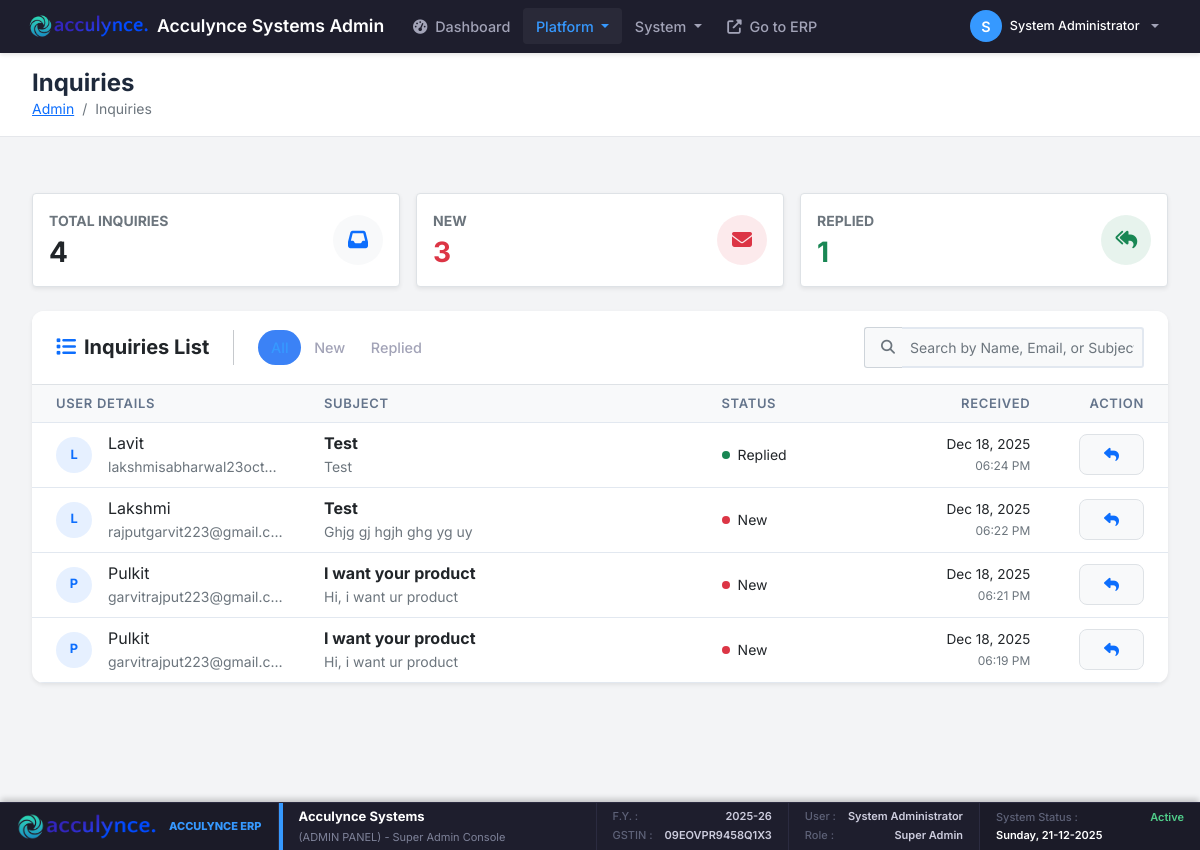
Page /modules/admin/inquiries.php (signed in) on the committed database.
### tables this page shows
CREATE TABLE `company_settings` (
  `id` int(11) NOT NULL,
  `company_name` varchar(200) NOT NULL,
  `industry_type` varchar(100) DEFAULT NULL,
  `business_type` varchar(100) DEFAULT NULL,
  `app_name` varchar(100) DEFAULT NULL,
  `theme_color` varchar(20) DEFAULT '#3b82f6',
  `address_line1` varchar(200) DEFAULT NULL,
  `address_line2` varchar(200) DEFAULT NULL,
  `city` varchar(100) DEFAULT NULL,
  `state` varchar(100) DEFAULT NULL,
  `country` varchar(100) DEFAULT 'India',
  `postal_code` varchar(20) DEFAULT NULL,
  `phone` varchar(20) DEFAULT NULL,
  `email` varchar(100) DEFAULT NULL,
  `website` varchar(100) DEFAULT NULL,
  `gstin` varchar(20) DEFAULT NULL,
  `pan` varchar(20) DEFAULT NULL,
  `bank_name` varchar(100) DEFAULT NULL,
  `bank_account_number` varchar(50) DEFAULT NULL,
  `bank_ifsc` varchar(20) DEFAULT NULL,
  `bank_branch` varchar(100) DEFAULT NULL,
  `bank_account_holder` varchar(200) DEFAULT NULL,
  `logo_path` varchar(255) DEFAULT NULL,
  `terms_conditions` text DEFAULT NULL,
  `created_at` timestamp NOT NULL DEFAULT current_timestamp(),
  `updated_at` timestamp NOT NULL DEFAULT current_timestamp() ON UPDATE current_timestamp(),
  `financial_year_start` int(11) DEFAULT 4 COMMENT 'Month number (1-12) when financial year starts',
  `currency_code` varchar(10) DEFAULT 'INR',
  `currency_symbol` varchar(10) DEFAULT '₹',
  `date_format` varchar(20) DEFAULT 'd-m-Y',
  `timezone` varchar(50) DEFAULT 'Asia/Kolkata',
  `invoice_prefix` varchar(20) DEFAULT 'INV',
  `quotation_prefix` varchar(20) DEFAULT 'QT',
  `invoice_footer` text DEFAULT NULL COMMENT 'Footer text for invoices',
  `company_registration_number` varchar(100) DEFAULT NULL,
  `tax_registration_date` date DEFAULT NULL,
  `linkedin_url` varchar(255) DEFAULT NULL,
  `facebook_url` varchar(255) DEFAULT NULL,
  `twitter_url` varchar(255) DEFAULT NULL,
  `instagram_url` varchar(255) DEFAULT NULL,
  `smtp_host` varchar(100) DEFAULT NULL,
  `smtp_port` int(11) DEFAULT 587,
  `smtp_username` varchar(100) DEFAULT NULL,
  `smtp_password` varchar(255) DEFAULT NULL,
  `smtp_encryption` varchar(10) DEFAULT 'tls',
  `email_from_name` varchar(100) DEFAULT NULL,
  `email_from_address` varchar(100) DEFAULT NULL,
  `enable_email_notifications` tinyint(1) DEFAULT 1,
  `invoice_due_days` int(11) DEFAULT 30 COMMENT 'Default payment terms in days',
  `low_stock_threshold` int(11) DEFAULT 10,
  `enable_multi_currency` tinyint(1) DEFAULT 0,
  `enable_barcode` tinyint(1) DEFAULT 1,
  `backup_frequency` varchar(20) DEFAULT 'daily',
  `last_backup_date` datetime DEFAULT NULL,
  `print_logo_on_invoice` tinyint(1) DEFAULT 1,
  `is_gst_registered` tinyint(1) DEFAULT 0,
  `enable_einvoicing` tinyint(1) DEFAULT 0
);

CREATE TABLE `contact_requests` (
  `id` int(11) NOT NULL,
  `name` varchar(100) NOT NULL,
  `email` varchar(100) NOT NULL,
  `subject` varchar(255) NOT NULL,
  `message` text NOT NULL,
  `marketing_opt_in` tinyint(1) DEFAULT 0,
  `status` enum('New','Replied') DEFAULT 'New',
  `replied_at` timestamp NULL DEFAULT NULL,
  `created_at` timestamp NOT NULL DEFAULT current_timestamp()
);

### modules/admin/inquiries.php (the view, shortened to what the rows shown need)
<?php
$pageTitle = 'Inquiries';
require_once '../../includes/admin_layout.php';
require_once '../../classes/Database.php';
$db = Database::getInstance();
$query = "SELECT * FROM contact_requests";
$params = [];
$query .= " ORDER BY created_at DESC";
$inquiries = $db->fetchAll($query, $params);
?>
<div class="container-fluid px-0">
    <div class="card border-0 shadow-sm">
        <div class="table-responsive">
            <table class="table table-hover align-middle mb-0" id="inquiriesTable">
                <thead class="bg-light text-muted small text-uppercase">
                    <tr>
                        <th scope="col" class="ps-4" style="width: 25%;">User Details</th>
                        <th scope="col" style="width: 35%;">Subject</th>
                        <th scope="col" style="width: 15%;">Status</th>
                        <th scope="col" class="text-end pe-4" style="width: 15%;">Received</th>
                        <th scope="col" class="text-end pe-4" style="width: 10%;">Action</th>
                    </tr>
                </thead>
                <tbody class="border-top-0">
                    <?php if (empty($inquiries)): ?>
                        <tr>
                            <td colspan="5" class="text-center py-5">
                                <div class="text-muted mb-3"><i class="fas fa-inbox fa-3x opacity-25"></i></div>
                                <h6 class="fw-bold text-muted">No inquiries found</h6>
                                <p class="text-muted small mb-0">Try adjusting your filters.</p>
                            </td>
                        </tr>
                    <?php else: ?>
                        <?php foreach ($inquiries as $row): ?>
                            <tr style="transition: all 0.2s;">
                                <td class="ps-4">
                                    <div class="d-flex align-items-center">
                                        <?php
                                            $parts = explode(' ', $row['name']);
                                            $initials = strtoupper(substr($parts[0], 0, 1));
                                        ?>
                                        <div class="avatar-circle flex-shrink-0 bg-primary bg-opacity-10 text-primary fw-bold rounded-circle d-flex align-items-center justify-content-center me-3" style="width: 36px; height: 36px; font-size: 0.8rem;">
                                            <?php echo $initials; ?>
                                        </div>
                                        <div class="d-flex flex-column">
                                            <span class="fw-medium text-dark text-truncate" style="max-width: 180px;"><?php echo htmlspecialchars($row['name']); ?></span>
                                            <span class="small text-muted text-truncate" style="max-width: 180px;"><?php echo htmlspecialchars($row['email']); ?></span>
                                        </div>
                                    </div>
                                </td>
                                <td>
                                    <div class="d-flex flex-column">
                                        <span class="fw-bold text-dark text-truncate" style="max-width: 300px;" title="<?php echo htmlspecialchars($row['subject']); ?>">
                                            <?php echo htmlspecialchars($row['subject']); ?>
                                        </span>
                                        <span class="small text-muted text-truncate" style="max-width: 300px;">
                                            <?php echo htmlspecialchars(substr($row['message'], 0, 80)) . (strlen($row['message']) > 80 ? '...' : ''); ?>
                                        </span>
                                    </div>
                                </td>
                                <td>
                                    <?php
                                    $sClass = match($row['status']) {
                                        'New' => 'danger',
                                        'Replied' => 'success',
                                        default => 'light'
                                    };
                                    ?>
                                    <div class="d-flex align-items-center">
                                        <span class="dot-indicator me-2 rounded-circle <?php echo 'bg-' . $sClass; ?>" style="width: 8px; height: 8px;"></span>
                                        <span class="small fw-medium text-dark"><?php echo htmlspecialchars($row['status']); ?></span>
                                    </div>
                                </td>
                                <td class="text-end pe-4">
                                    <span class="d-block text-dark fw-medium" style="font-size: 0.85rem;"><?php echo date('M d, Y', strtotime($row['created_at'])); ?></span>
                                    <span class="d-block text-muted small" style="font-size: 0.75rem;"><?php echo date('h:i A', strtotime($row['created_at'])); ?></span>
                                </td>
                                <td class="text-end pe-4">
                                    <a href="inquiry_view.php?id=<?php echo $row['id']; ?>" class="btn btn-sm btn-light border text-primary hover-shadow" data-bs-toggle="tooltip" title="View & Reply">
                                        <i class="fas fa-reply"></i>
                                    </a>
                                </td>
                            </tr>
                        <?php endforeach; ?>
                    <?php endif; ?>
                </tbody>
            </table>
        </div>
    </div>
</div>
<?php
echo '</div></main></div></body></html>';
?>

### includes/admin_layout.php (shortened to what the rows shown need)
<?php
require_once __DIR__ . '/../classes/Auth.php';
$auth = new Auth();
$auth->requireLogin();
$currentUser = $auth->getCurrentUser();
$pageTitle = isset($pageTitle) ? $pageTitle : 'Admin Panel';
$db = Database::getInstance();
$brandingSettings = $db->fetchOne("SELECT app_name, logo_path, theme_color, gstin, state FROM company_settings WHERE id = ? LIMIT 1", [$currentUser['company_id'] ?? 0]);
?>
<!DOCTYPE html>
<html lang="en">
<head>
    <link href="https://cdn.jsdelivr.net/npm/bootstrap@5.1.3/dist/css/bootstrap.min.css" rel="stylesheet">
    <link rel="stylesheet" href="<?php echo BASE_URL; ?>public/assets/css/style.css?v=<?php echo time(); ?>">
    <link rel="stylesheet" href="https://cdnjs.cloudflare.com/ajax/libs/font-awesome/6.4.0/css/all.min.css">
</head>
<body>
    <div class="dashboard-wrapper">
        <nav class="navbar navbar-expand-lg admin-navbar">
            <div class="container-fluid">
                <a class="navbar-brand" href="<?php echo MODULES_URL; ?>/admin/dashboard.php">
                    <?php if (!empty($brandingSettings['logo_path'])): ?>
                        <img src="<?php echo BASE_URL . $brandingSettings['logo_path']; ?>" alt="Logo">
                    <?php else: ?>
                        <i class="fas fa-shield-alt text-primary"></i>
                    <?php endif; ?>
                    <span>Acculynce Systems Admin</span>
                </a>
            </div>
        </nav>
        <main class="main-content">
            <div class="top-header-admin">
                <div class="header-left">
                    <h1 class="h4 mb-0"><?php echo $pageTitle; ?></h1>
                </div>
            </div>
            <div class="content-area">
    <?php
    $footerData = [];
    $curMonth = date('n');
    $curYear = date('Y');
    if ($curMonth >= 4) {
        if ($curYear + 1 == 2000) { $yPart = '00'; } else { $yPart = substr($curYear + 1, -2); }
        $footerData['fy'] = $curYear . '-' . $yPart;
    } else {
        $yPart = substr($curYear, -2);
        $footerData['fy'] = ($curYear - 1) . '-' . $yPart;
    }
    if (!empty($brandingSettings)) {
        $footerData['company_name'] = $brandingSettings['app_name'] ?? 'Acculynce Systems';
        $footerData['gst'] = $brandingSettings['gstin'] ?? 'Not Set';
        $footerData['state'] = $brandingSettings['state'] ?? 'Delhi';
    } else {
        $footerData['company_name'] = 'Acculynce Systems';
        $footerData['gst'] = 'N/A';
        $footerData['state'] = 'N/A';
    }
    $footerData['validity'] = 'Unlimited (Super Admin)';
    $footerData['company_id'] = 'ADMIN';
    ?>
    <div class="sticky-footer-admin">
        <div class="footer-box-admin brand-box-admin">
            <?php if (!empty($brandingSettings['logo_path'])): ?>
                <img src="<?php echo BASE_URL . $brandingSettings['logo_path']; ?>" alt="Logo" class="footer-logo-admin">
            <?php else: ?>
                <div class="footer-brand-text-admin">AC</div>
            <?php endif; ?>
            <div class="brand-details">
                <span style="font-weight: 800; font-size: 11px; color: #3699ff; text-transform: uppercase;">Acculynce ERP</span>
            </div>
        </div>
        <div class="footer-box-admin fy-box-admin">
            <div class="info-row">
                <span class="label">GSTIN :</span> <span class="value"><?php echo htmlspecialchars($footerData['gst']); ?></span>
            </div>
        </div>
    </div>

### rows in the picture
company_settings: logo_path (picture), gstin "09EOVPR9458Q1X3"
contact_requests: name "L", name "Lavit", email "lakshmisabharwal23oct…", subject "Test", message "Test", status "Replied", created_at "Dec 18, 2025", created_at "06:24 PM"
contact_requests: name "L", name "Lakshmi", email "rajputgarvit223@gmail.c…", subject "Test", message "Ghjg gj hgjh ghg yg uy", status "New", created_at "Dec 18, 2025", created_at "06:22 PM"
contact_requests: name "P", name "Pulkit", email "garvitrajput223@gmail.c…", subject "I want your product", message "Hi, i want ur product", status "New", created_at "Dec 18, 2025", created_at "06:21 PM"
contact_requests: name "P", name "Pulkit", email "garvitrajput223@gmail.c…", subject "I want your product", message "Hi, i want ur product", status "New", created_at "Dec 18, 2025", created_at "06:19 PM"

### other values in the picture
substr($currentUser['full_name'], 0, 1) "S"
$currentUser['full_name'] "System Administrator"
$pageTitle "Inquiries"
$footerData['company_name'] "Acculynce Systems"
$footerData['fy'] "2025-26"
$stats['total'] "4"
$stats['new_count'] "3"
$stats['replied_count'] "1"
